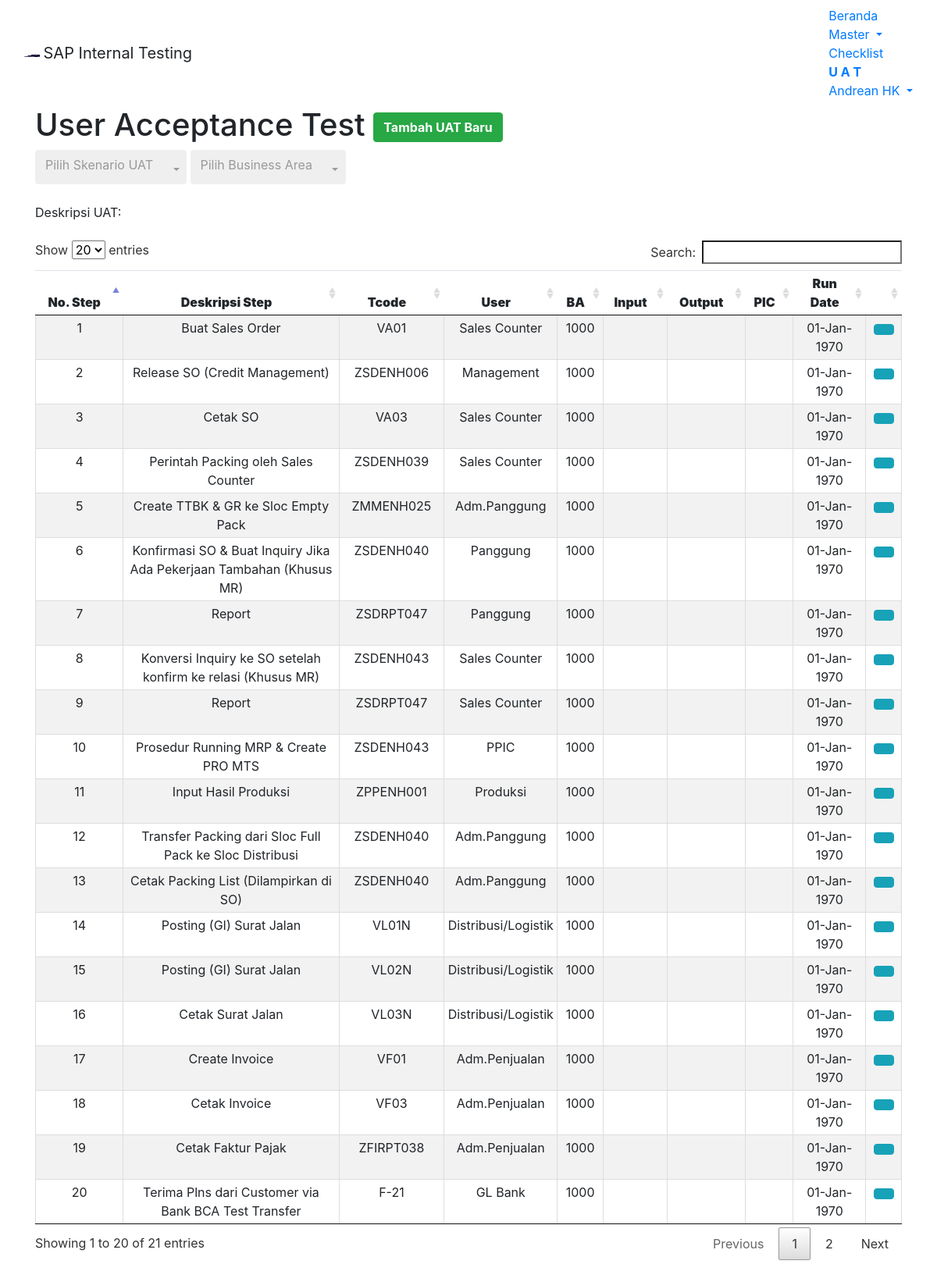
Page /module/home/uat.php (signed in) on the earlier database version.
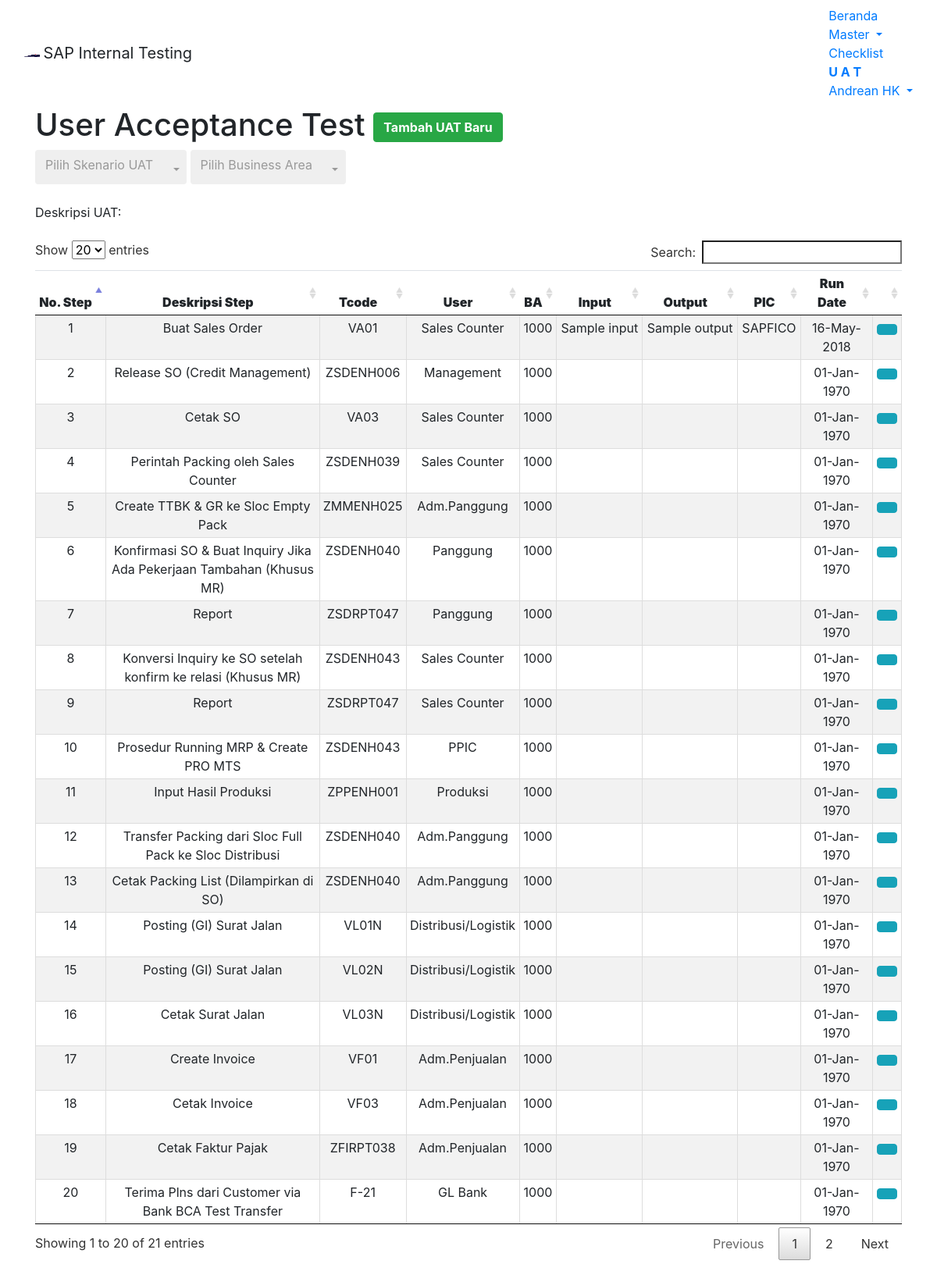
Same page on the later database version.
### tables this page shows
CREATE TABLE `v_uat` (
  `id` int(11) NOT NULL,
  `uat_scn` varchar(255) NOT NULL,
  `no_step` int(11) NOT NULL,
  `bp_step` varchar(255) NOT NULL,
  `tcode_step` varchar(45) NOT NULL,
  `user_step` varchar(45) NOT NULL,
  `vuba` varchar(45) NOT NULL,
  `vuinput` varchar(45) DEFAULT NULL,
  `vuoutput` varchar(45) DEFAULT NULL,
  `vupic` varchar(45) DEFAULT NULL,
  `vudate` date DEFAULT NULL,
  `chg_by` varchar(255) DEFAULT NULL,
  `chg_date` datetime DEFAULT NULL
);

### module/home/uat.php (the view, shortened to what this page needs)
<!DOCTYPE html>
<?php
	$root = "../../";
?>
 <html lang="en-US">
<head>
<link href="<?php echo $root; ?>assets/css/bootstrap.min.css" rel="stylesheet">
<link href="<?php echo $root; ?>assets/datatables/media/css/jquery.dataTables.min.css" rel="stylesheet">
<link href="<?php echo $root; ?>assets/bs-select/css/bootstrap-select.min.css" rel="stylesheet">
<body>
	<nav class="navbar navbar-default">
	  <div class="container-fluid">
		<div class="navbar-header">
		  <img alt="Samator" class="navbar-text" src="<?php echo $root; ?>assets/images/s-logo.png" width="20" height="20">
		  <a class="navbar-brand">SAP Internal Testing</a>
		</div>
		<ul class="nav navbar-nav navbar-right">
			<li><a href="<?php echo $root; ?>module/home/home.php">Beranda</a></li>
			<li class="dropdown">
				<a class="dropdown-toggle" data-toggle="dropdown" href="#">Master
				<span class="caret"></span></a>
			</li>
			<li><a href="<?php echo $root; ?>module/home/checklist.php">Checklist</a></li>
			<li class="active"><a href="<?php echo $root; ?>module/home/uat.php"><b>U A T</b></a></li>
			<li class="dropdown">
				<a class="dropdown-toggle" data-toggle="dropdown" href="#"><span class="glyphicon glyphicon-user" aria-hidden="true"></span>
				<?php echo $_SESSION["longname"]; ?>
				<span class="caret"></span></a>
			</li>
		</ul>
	  </div>
	</nav>
	<div class="container container-fluid">
		<h1>User Acceptance Test
			<button type="button" class="btn btn-success pull-right" data-toggle="modal" data-target="#modalAddUAT"><span class="glyphicon glyphicon-plus"></span> <b>Tambah UAT Baru</b></button>
		</h1>
	</div>
	<div class="container container-fluid">
	</div>
	<div class="container container-fluid">
		<br>Deskripsi UAT: <label for="uatDesc" id="uatDesc"></label>
		<br><br>
		<table id="tableUAT" class="table table-hover text-center table-striped compact cell-border">
			<thead>
				<tr>
					<th class="text-center"><b>No. Step</b></th>
					<th class="text-center col-md-3 col-lg-3"><b>Deskripsi Step</b></th>
					<th class="text-center"><b>Tcode</b></th>
					<th class="text-center col-md-1 col-lg-1"><b>User</b></th>
					<th class="text-center"><b>BA</b></th>
					<th class="text-center"><b>Input</b></th>
					<th class="text-center"><b>Output</b></th>
					<th class="text-center"><b>PIC</b></th>
					<th class="text-center col-md-1 col-lg-1"><b>Run Date</b></th>
					<th></th>
				</tr>
			</thead>
			<tbody>
			<?php
				$con = mysqli_connect("localhost","root","","saptest");
				$query = "SELECT * FROM v_uat";
				$result = mysqli_query($con,$query);
				while($row = mysqli_fetch_array($result,MYSQLI_ASSOC))
				{
					echo "<tr>";
						echo "<td style:'border=1px solid black'>".$row['no_step']."</td>";
						echo "<td style:'border=1px solid black'>".$row['bp_step']."</td>";
						echo "<td style:'border=1px solid black'>".$row['tcode_step']."</td>";
						echo "<td style:'border=1px solid black'>".$row['user_step']."</td>";
						echo "<td style:'border=1px solid black'>".$row['vuba']."</td>";
						echo "<td style:'border=1px solid black'>".$row['vuinput']."</td>";
						echo "<td style:'border=1px solid black'>".$row['vuoutput']."</td>";
						echo "<td style:'border=1px solid black'>".$row['vupic']."</td>";
						$origDate = $row['vudate'];
						$newDate = date("d-M-Y", strtotime($origDate));
						echo "<td style:'border=1px solid black'>".$newDate."</td>";
						?>
							<td><a type='button' class='btn btn-info btn-xs' data-toggle='modal' href="#modalEditUAT<?php echo $row['id']; ?>"><span class='glyphicon glyphicon-pencil'></span></a>
			<?php
					echo "</tr>";
				}
			?>
			</tbody>
		</table>
	</div>
	<br /><br />
</body>

Differences in the rows shown:
changed v_uat "Buat Sales Order": vuinput (not shown) → "Sample input"; vuoutput (not shown) → "Sample output"; vupic (not shown) → "SAPFICO"; vudate "01-Jan-1970" → "16-May-2018"
